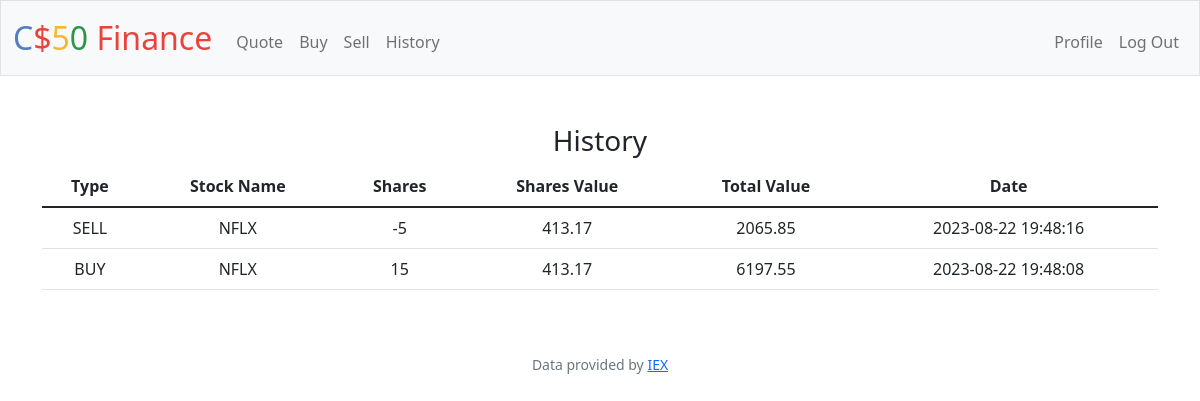
The app's page /history (signed in) with its own data.
### tables this page shows
CREATE TABLE stock_transactions (
    id INTEGER PRIMARY KEY AUTOINCREMENT NOT NULL,
    user_id INTEGER NOT NULL,
    type TEXT NOT NULL,
    stock_name TEXT NOT NULL,
    total_shares INTEGER NOT NULL,
    share_value NUMERIC NOT NULL,
    transaction_value NUMERIC NOT NULL,
    transaction_date TEXT NOT NULL,
    FOREIGN KEY (user_id) REFERENCES users (id)
);

### app.py (the view)
@app.route("/history")
@login_required
def history():
    user_history = db.execute(
        "SELECT * FROM stock_transactions WHERE user_id = (?) ORDER BY transaction_date DESC", session.get("user_id"))
    return render_template("history.html", user_history=user_history)

### app.py (called while the page is built)
@app.after_request
def after_request(response):
    response.headers["Cache-Control"] = "no-cache, no-store, must-revalidate"
    response.headers["Expires"] = 0
    response.headers["Pragma"] = "no-cache"
    return response

### helpers.py (called while the page is built)
def login_required(f):
    @wraps(f)
    def decorated_function(*args, **kwargs):
        if session.get("user_id") is None:
            return redirect("/login")
        return f(*args, **kwargs)
    return decorated_function

### templates/history.html (shortened to what this page needs)
{% extends "layout.html" %}
{% block main %}
<div class="container">
  <h3>History</h3>
</div>
<div class="container">
  {% if user_history %}
  <table class="table">
    <thead>
      <tr>
        <th>Type</th>
        <th>Stock Name</th>
        <th>Shares</th>
        <th>Shares Value</th>
        <th>Total Value</th>
        <th>Date</th>
      </tr>
    </thead>
    <tbody>
      {% for history in user_history %}
      <tr>
        <td>{{ history["type"] }}</td>
        <td>{{ history["stock_name"] }}</td>
        <td>{{ history["total_shares"] }}</td>
        <td>{{ history["share_value"] }}</td>
        <td>{{ history["transaction_value"] }}</td>
        <td>{{ history["transaction_date"] }}</td>
      </tr>
      {% endfor %}
    </tbody>
  </table>
</div>
{% else %}
<p>No data available</p>
{% endif %}
{% endblock %}

### records on screen
stock_transactions: type "SELL", stock_name "NFLX", total_shares "-5", share_value "413.17", transaction_value "2065.85", transaction_date "2023-08-22 19:48:16"
stock_transactions: type "BUY", stock_name "NFLX", total_shares "15", share_value "413.17", transaction_value "6197.55", transaction_date "2023-08-22 19:48:08"
